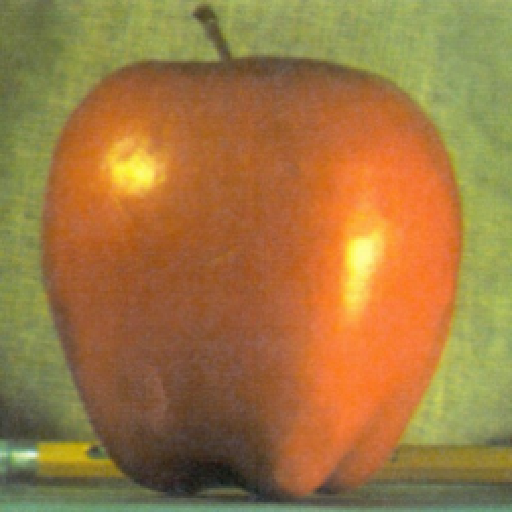
#> input picture apple.png, 512 x 512 px, found by its file name
$ python pyramid_blending.py
#> lines starting #> are read from the running program, lines starting #| are printed output that depends on the picture
import cv2 as cv
import numpy as np
import matplotlib.pylab as plt

"""
Imgae Pyramid & Blending
"""

apple = cv.imread('apple.png', cv.IMREAD_COLOR) # Read the image in color, ignoring transparent parts
#> apple is the input picture: shape (512, 512, 3); mean B, G, R 64.8, 119.7, 159.1
orange = cv.imread('orange.png')
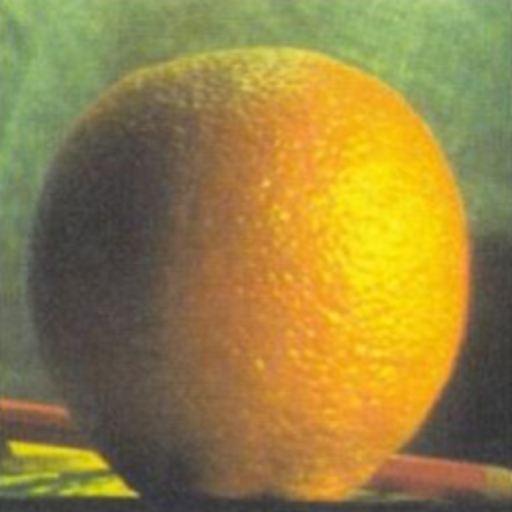
#> input picture orange.png, 512 x 512 px, found by its file name
#> orange is the input picture: shape (512, 512, 3); mean B, G, R 66, 130.5, 150.5

print(apple.shape)
#| (512, 512, 3)
print(orange.shape)
#| (512, 512, 3)

apple_pyrdown = cv.pyrDown(apple)
apple_pyrup = cv.pyrUp(apple)

cv.imshow(apple_pyrup)
cv.imshow(apple)
cv.imshow(apple_pyrdown)

cv.waitKey()
cv.destroyAllWindows()

apple_orange = np.hstack((apple[:, :256], orange[:, 256:])) # horizontal crop and attach
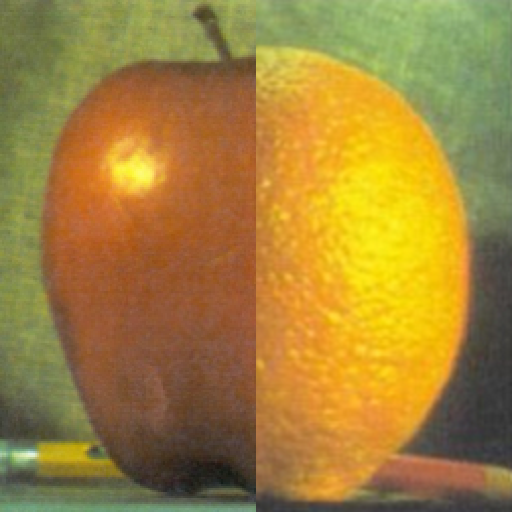
#> apple_orange: shape (512, 512, 3); mean B, G, R 58.7, 130.5, 162.2

apple_cp = apple.copy()
gaupyr_apple = [apple_cp] # list to save scales

for i in range(6):
  apple_cp = cv.pyrDown(apple_cp)
  gaupyr_apple.append(apple_cp)
#> this loop made 6 passes
#> pass 3, `apple_cp = cv.pyrDown(apple_cp)`:
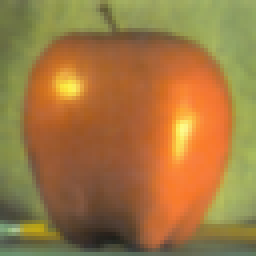
#> apple_cp: shape (64, 64, 3) (shown 4 times larger); mean B, G, R 64.6, 119.5, 159.1
#> after the loop, gaupyr_apple = 7 items

apple_cp = gaupyr_apple[5] # smallest
lappry_apple = [apple_cp]

for i in range(5, 0, -1):
  gau_expanded = cv.pyrUp(gaupyr_apple[i])
  lap_diff = cv.subtract(gaupyr_apple[i-1], gau_expanded)
  lappry_apple.append(lap_diff)
#> after the loop, lappry_apple = 6 items

orange_copy = orange.copy()
gaupyr_orange = [orange_copy]

for i in range(6):
  orange_copy = cv.pyrDown(orange_copy)
  gaupyr_orange.append(orange_copy)
#> this loop made 6 passes
#> pass 3, `orange_copy = cv.pyrDown(orange_copy)`:
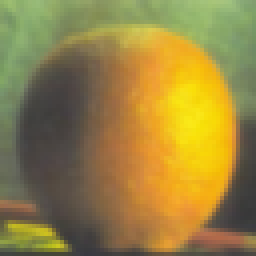
#> orange_copy: shape (64, 64, 3) (shown 4 times larger); mean B, G, R 66.4, 131.5, 151.2
#> after the loop, gaupyr_orange = 7 items

orange_copy = gaupyr_orange[5]
lappry_orange = [orange_copy]

for i in range(5, 0, -1):
  gau_expanded = cv.pyrUp(gaupyr_orange[i])
  lap_diff = cv.subtract(gaupyr_orange[i-1], gau_expanded)
  lappry_orange.append(lap_diff)
#> this loop made 5 passes
#> pass 2, `gau_expanded = cv.pyrUp(gaupyr_orange[i])`:
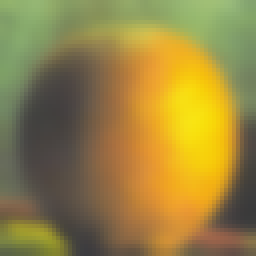
#> gau_expanded: shape (64, 64, 3) (shown 4 times larger); mean of channels 0, 1, 2 66.4, 131.7, 151.5; drawn as B, G, R
#> after the loop, lappry_orange = 6 items

apple_orange_pyramid = []

n = 0

for apple_lap, orange_lap in zip(lappry_apple, lappry_orange):
  n += 1
  cols, rows, ch = apple_lap.shape
  laplacian = np.hstack((apple_lap[:, :int(cols/2)], orange_lap[:, int(cols/2):]))
  apple_orange_pyramid.append(laplacian)
#> this loop made 6 passes
#> (cols, rows) on passes 1 to 6: (16, 16), (32, 32), (64, 64), (128, 128), (256, 256), (512, 512)
#> pass 3, `laplacian = np.hstack((apple_lap[:, :int(cols/2)], orange_lap[:, int(c..`:
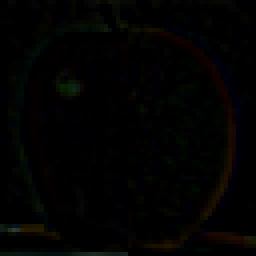
#> laplacian: shape (64, 64, 3) (shown 4 times larger); mean of channels 0, 1, 2 1.6, 2.1, 2.2; drawn as B, G, R
#> after the loop, apple_orange_pyramid = 6 items; n = 6

apple_orange_reconstruct = apple_orange_pyramid[0]

for i in range(1, 6):
  apple_orange_reconstruct = cv.pyrUp(apple_orange_reconstruct)
  apple_orange_reconstruct = cv.add(apple_orange_pyramid[i], apple_orange_reconstruct) # 차이 더해줘서 up 만드는..
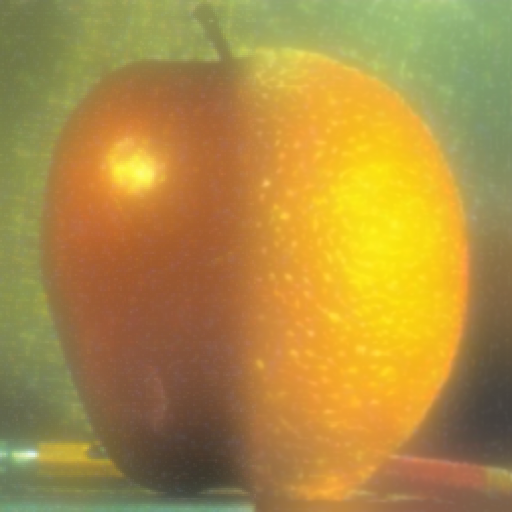
#> apple_orange_reconstruct: shape (512, 512, 3); mean of channels 0, 1, 2 65.7, 140.5, 173.6; drawn as B, G, R

cv.imshow(apple_orange)
cv.imshow(apple_orange_reconstruct)

cv.waitKey()
cv.destroyAllWindows()
